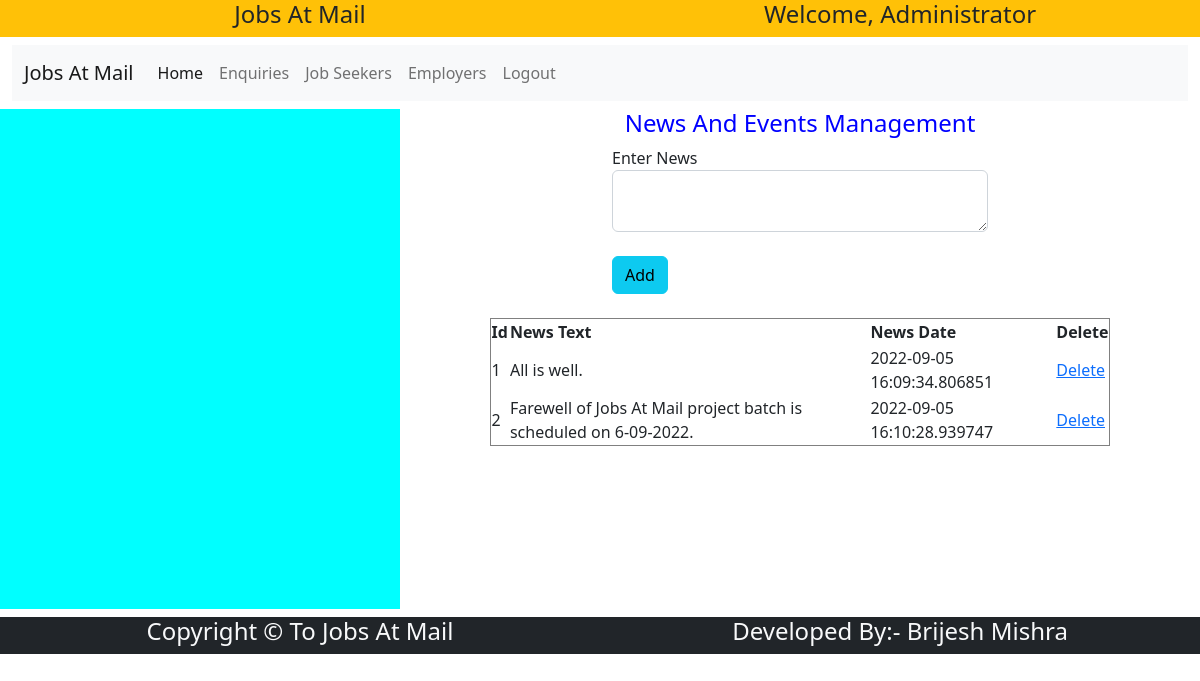
The page /adminhome/ on the database its author committed.
### jamapp/models.py (models this page shows)
class News(models.Model):
    newstext=models.TextField()
    newsdate=models.CharField(max_length=30)

### jamapp/views.py (the view)
# urls.py: path('adminhome/',views.adminhome,name='adminhome'),
def adminhome(request):
    nw=News.objects.all()
    return render(request,'adminhome.html',{'nw':nw})

### jamapp/templates/adminhome.html (shortened to what this page needs)
{% extends "adminbase.html" %}
{% block body %}
    <h4 style="color:blue;text-align:center;">
        News And Events Management
    </h4>
    <div class="row">
        <div class="col-sm-3"></div>
        <div class="col-sm-6">
            <form action="{% url 'addnews' %}" method="post">
                <div class="form-group">
                    <label>Enter News</label>
                    <textarea name="newstext" class="form-control"></textarea>
                </div>
                <br/>
                <input type="submit" value="Add" class="btn btn-info"/>
            </form>
        </div>
        <div class="col-sm-3"></div>
    </div>
    <br/>
    <div>
        <table border="1" style="width:80%;margin:0 auto;">
            <tr>
                <th>Id</th>
                <th>News Text</th>
                <th>News Date</th>
                <th>Delete</th>
            </tr>
            {% for n in nw %}
                <tr>
                    <td>{{n.id}}</td>
                    <td>{{n.newstext}}</td>
                    <td>{{n.newsdate}}</td>
                    <td>
                        <a href="{% url 'deletenews' id=n.id %}">Delete</a>
                    </td>
                </tr>
            {% endfor %}
        </table>
    </div>
{% endblock body %}

### rows shown on the page
News: id "1", newstext "All is well.", newsdate "2022-09-05 16:09:34.806851"
News: id "2", newstext "Farewell of Jobs At Mail project batch is scheduled on 6-09-2022.", newsdate "2022-09-05 16:10:28.939747"
